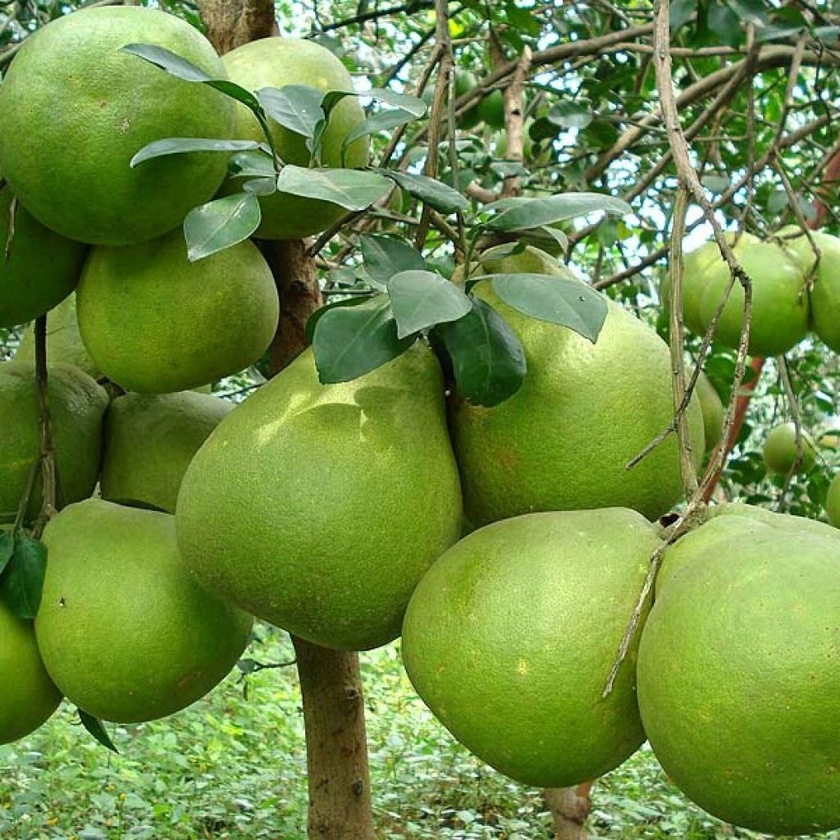
#> input picture test/buoi.jpg, 840 x 840 px, shrunk from 1024 x 1024 before the run
$ python -i Chapter09.py   (imports and definitions only)
#> lines starting #> are read from the running program, lines starting #| are printed output that depends on the picture
#> further down, picture is the input picture: shape (840, 840, 3); mean B, G, R 66.2, 138.2, 109.8
import cv2
import numpy as np

L = 256


# [49 lines left out: functions Erosion, Dilation, BoundaryExtraction, Contour, not called in this run]

def ConnectedComponents(imgin):
    nguong = 200
    _, temp = cv2.threshold(imgin, nguong, (L - 1), cv2.THRESH_BINARY)
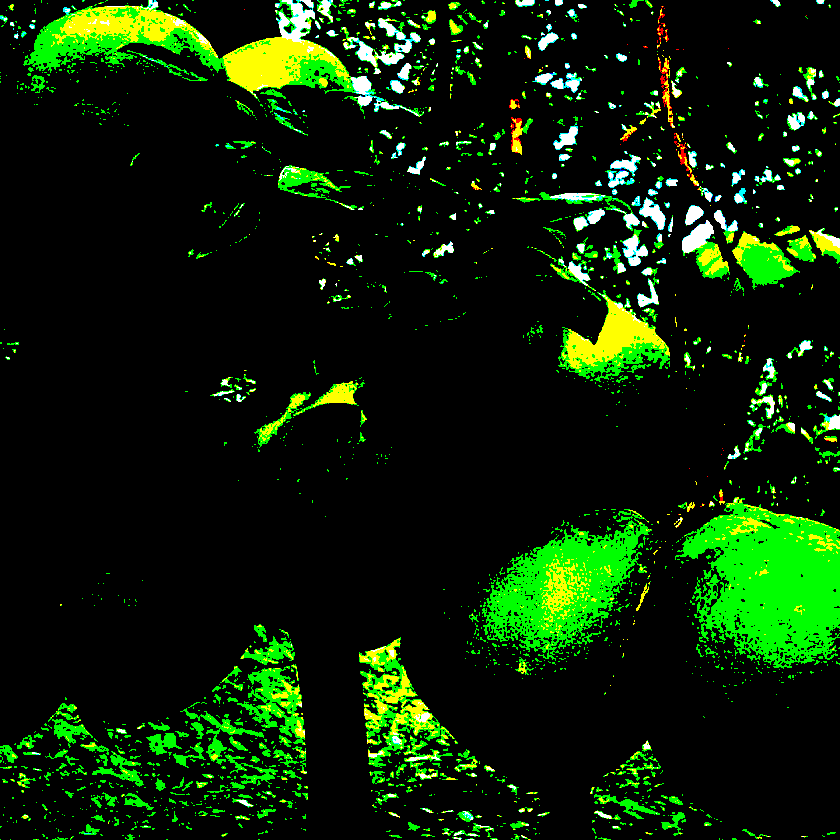
#> temp: shape (840, 840, 3); mean B, G, R 5.5, 36.6, 12.2
    # Xóa nhiễu lốm đốm (nhiễu xung)
    imgout = cv2.medianBlur(temp, 7)
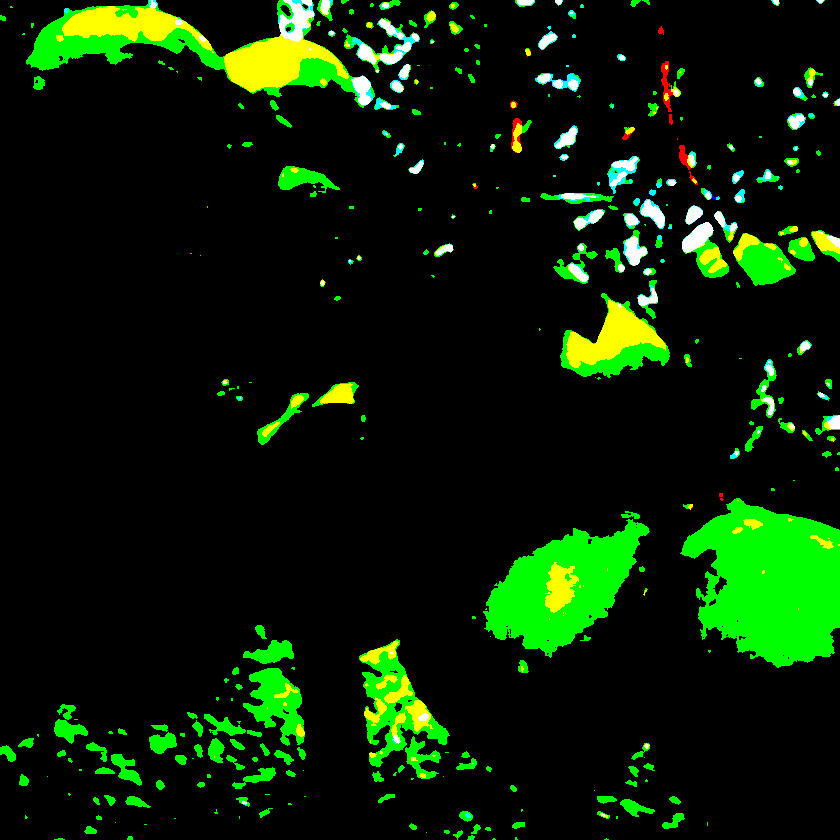
#> imgout: shape (840, 840, 3); mean B, G, R 3.8, 31.9, 8.9
#> (the run stopped early here; a loop or call above may not have finished)

$ run again, on test/kangaroo.jpg
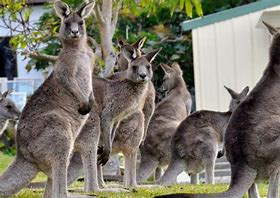
#> input picture test/kangaroo.jpg, 280 x 198 px
#> picture is the input picture: shape (198, 280, 3); mean B, G, R 105.8, 117.7, 121.2
#> in ConnectedComponents, `_, temp = cv2.threshold(imgin, nguong, (L - 1), cv2.THRESH_BINARY)`:
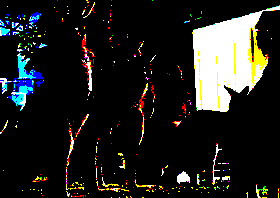
#> temp: shape (198, 280, 3); mean B, G, R 30.5, 33.3, 33.3
#> in ConnectedComponents, `imgout = cv2.medianBlur(temp, 7)`:
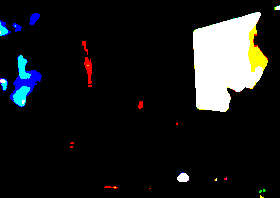
#> imgout: shape (198, 280, 3); mean B, G, R 27.4, 26.9, 25.9
